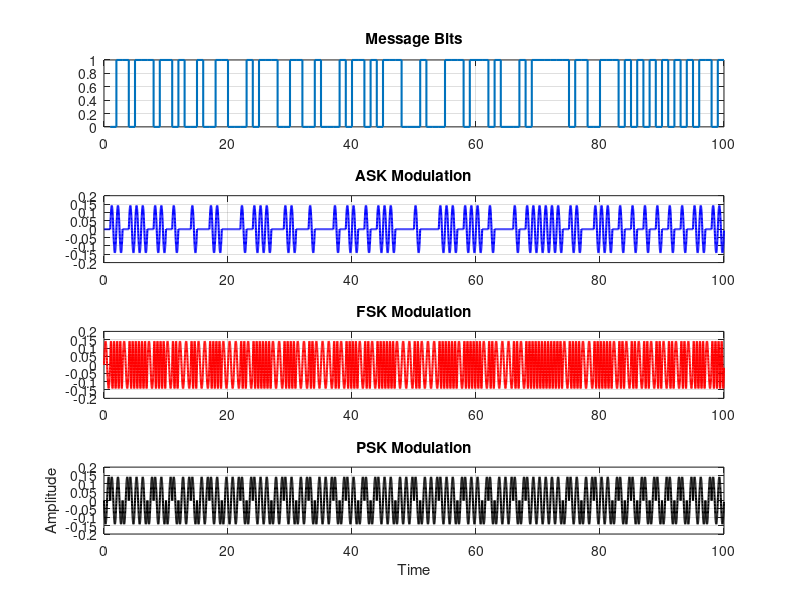

Write MATLAB code to recreate this figure.
b=randi([0,1],100,1);
f1=1;f2=2;
t=0:0.01:0.99;

sa1=sin(2*pi*f1*t);
E1=sum(sa1.^2);
sa1=sa1/sqrt(E1);  
sa0=0*sin(2*pi*f1*t);

sf0=sin(2*pi*f1*t);
E=sum(sf0.^2);
sf0=sf0/sqrt(E);
sf1=sin(2*pi*f2*t);
E=sum(sf1.^2);
sf1=sf1/sqrt(E);

sp0=-sin(2*pi*f1*t)/sqrt(E1);
sp1=sin(2*pi*f1*t)/sqrt(E1);

ask=[];psk=[];fsk=[];
for i=1:100
    if b(i)==1
        ask=[ask sa1];
        psk=[psk sp1];
        fsk=[fsk sf1];
    else
        ask=[ask sa0];
        psk=[psk sp0];
        fsk=[fsk sf0];
    end
end

subplot(4,1,1)
stairs(b,'linewidth',1.5);
title('Message Bits');
grid on
subplot(4,1,2)
tb=0:0.01:99.99;
plot(tb, ask(1:length(tb)),'b','linewidth',1.5)
title('ASK Modulation');grid on
subplot(4,1,3)
plot(tb, fsk(1:length(tb)),'r','linewidth',1.5)
title('FSK Modulation');grid on
subplot(4,1,4)
plot(tb, psk(1:length(tb)),'k','linewidth',1.5)
title('PSK Modulation');grid on
xlabel('Time');
ylabel('Amplitude');
